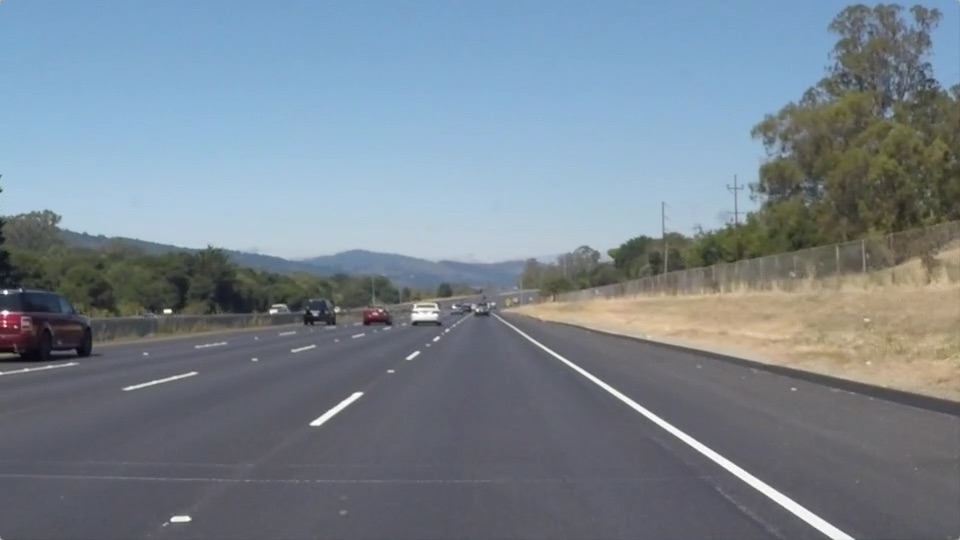
#> input picture test_images/solidWhiteRight.jpg, 960 x 540 px
$ jupyter execute --allow-errors P1.ipynb   (shell and % lines are left out)
#> lines starting #> are read from the running program, lines starting #| are printed output that depends on the picture; after the words box and inside, x2 and y2 are one past the last pixel; in counts of white or black regions, pixels touching at a corner belong together
# Self-Driving Car Engineer Nanodegree

## Project: **Finding Lane Lines on the Road**
***
In this project, you will use the tools you learned about in the lesson to identify lane lines on the road.  You can develop your pipeline on a series of individual images, and later apply the result to a video stream (really just a series of images). Check out the video clip "raw-lines-example.mp4" (also contained in this repository) to see what the output should look like after using the helper functions below.

Once you have a result that looks roughly like "raw-lines-example.mp4", you'll need to get creative and try to average and/or extrapolate the line segments you've detected to map out the full extent of the lane lines.  You can see an example of the result you're going for in the video "P1_example.mp4".  Ultimately, you would like to draw just one line for the left side of the lane, and one for the right.

In addition to implementing code, there is a brief writeup to complete. The writeup should be completed in a separate file, which can be either a markdown file or a pdf document. There is a [write up template](https://github.com/udacity/CarND-LaneLines-P1/blob/master/writeup_template.md) that can be used to guide the writing process. Completing both the code in the Ipython notebook and the writeup template will cover all of the [rubric points](https://review.udacity.com/#!/rubrics/322/view) for this project.

---
Let's have a look at our first image called 'test_images/solidWhiteRight.jpg'.  Run the 2 cells below (hit Shift-Enter or the "play" button above) to display the image.

**Note: If, at any point, you encounter frozen display windows or other confounding issues, you can always start again with a clean slate by going to the "Kernel" menu above and selecting "Restart & Clear Output".**

---

**The tools you have are color selection, region of interest selection, grayscaling, Gaussian smoothing, Canny Edge Detection and Hough Tranform line detection.  You  are also free to explore and try other techniques that were not presented in the lesson.  Your goal is piece together a pipeline to detect the line segments in the image, then average/extrapolate them and draw them onto the image for display (as below).  Once you have a working pipeline, try it out on the video stream below.**

---

<figure>

 <figcaption>
 <p></p>
 <p style="text-align: center;"> Your output should look something like this (above) after detecting line segments using the helper functions below </p>
 </figcaption>
</figure>
 <p></p>
<figure>

 <figcaption>
 <p></p>
 <p style="text-align: center;"> Your goal is to connect/average/extrapolate line segments to get output like this</p>
 </figcaption>
</figure>

**Run the cell below to import some packages.  If you get an `import error` for a package you've already installed, try changing your kernel (select the Kernel menu above --> Change Kernel).  Still have problems?  Try relaunching Jupyter Notebook from the terminal prompt.  Also, consult the forums for more troubleshooting tips.**

## Import Packages

[cell 1]
#importing some useful packages
import matplotlib.pyplot as plt
import matplotlib.image as mpimg
import numpy as np
import cv2

## Read in an Image

[cell 2]
#reading in an image
image = mpimg.imread('test_images/solidWhiteRight.jpg')
#> image is the input picture: shape (540, 960, 3); mean R, G, B 120.3, 132.6, 143.7

#printing out some stats and plotting
print('This image is:', type(image), 'with dimensions:', image.shape)
#| This image is: <class 'numpy.ndarray'> with dimensions: (540, 960, 3)
plt.imshow(image)  # if you wanted to show a single color channel image called 'gray', for example, call as plt.imshow(gray, cmap='gray')

## Ideas for Lane Detection Pipeline

**Some OpenCV functions (beyond those introduced in the lesson) that might be useful for this project are:**

`cv2.inRange()` for color selection
`cv2.fillPoly()` for regions selection
`cv2.line()` to draw lines on an image given endpoints
`cv2.addWeighted()` to coadd / overlay two images
`cv2.cvtColor()` to grayscale or change color
`cv2.imwrite()` to output images to file
`cv2.bitwise_and()` to apply a mask to an image

**Check out the OpenCV documentation to learn about these and discover even more awesome functionality!**

## Helper Functions

Below are some helper functions to help get you started. They should look familiar from the lesson!

[cell 3]
import math
from collections import deque

# declaring a fixed_length FIFO buffer used for averaging over given number of frames

n_frames =  8
buffer = deque( maxlen = n_frames )
buffer.clear()

def grayscale(img):
    """Applies the Grayscale transform
    This will return an image with only one color channel
    but NOTE: to see the returned image as grayscale
    (assuming your grayscaled image is called 'gray')
    you should call plt.imshow(gray, cmap='gray')"""
    return cv2.cvtColor(img, cv2.COLOR_RGB2GRAY)
    # Or use BGR2GRAY if you read an image with cv2.imread()
    # return cv2.cvtColor(img, cv2.COLOR_BGR2GRAY)

def canny(img, low_threshold, high_threshold):
    """Applies the Canny transform"""
    return cv2.Canny(img, low_threshold, high_threshold)

def gaussian_blur(img, kernel_size):
    """Applies a Gaussian Noise kernel"""
    return cv2.GaussianBlur(img, (kernel_size, kernel_size), 0)

def region_of_interest(img, vertices):
    """
    Applies an image mask.

    Only keeps the region of the image defined by the polygon
    formed from `vertices`. The rest of the image is set to black.
    `vertices` should be a numpy array of integer points.
    """
    #defining a blank mask to start with
    mask = np.zeros_like(img)

    #defining a 3 channel or 1 channel color to fill the mask with depending on the input image
    if len(img.shape) > 2:
        channel_count = img.shape[2]  # i.e. 3 or 4 depending on your image
        ignore_mask_color = (255,) * channel_count
    else:
        ignore_mask_color = 255

    #filling pixels inside the polygon defined by "vertices" with the fill color
    cv2.fillPoly(mask, vertices, ignore_mask_color)

    #returning the image only where mask pixels are nonzero
    masked_image = cv2.bitwise_and(img, mask)
    return masked_image

def get_x_linear(y , p) :
    """
    helper function added by me
    It accepts the y_corrdinate and coefficients of linear model and returns the x_coordinate
    inputs :
    y - y_coordinate
    p - list containing coefficients of the linear model ex: p =[m,b]
    output :
    x - x_coordinate
    """
    x = int( ( y - p[1] ) / p[0] )

    return x

def draw_lines(img, lines, color=[255, 0, 0], thickness=2):
    """
    NOTE: this is the function you might want to use as a starting point once you want to
    average/extrapolate the line segments you detect to map out the full
    extent of the lane (going from the result shown in raw-lines-example.mp4
    to that shown in P1_example.mp4).

    Think about things like separating line segments by their
    slope ((y2-y1)/(x2-x1)) to decide which segments are part of the left
    line vs. the right line.  Then, you can average the position of each of
    the lines and extrapolate to the top and bottom of the lane.

    This function draws `lines` with `color` and `thickness`.
    Lines are drawn on the image inplace (mutates the image).
    If you want to make the lines semi-transparent, think about combining
    this function with the weighted_img() function below
    """
    # Detected line segments are filtered and classified into right lane line segments and left lane line segments based on slope

    rightLines_x1 = []
    rightLines_y1 = []
    rightLines_x2 = []
    rightLines_y2 = []

    leftLines_x1 = []
    leftLines_y1 = []
    leftLines_x2 = []
    leftLines_y2 = []

    for line in lines:
        for x1,y1,x2,y2 in line:
            slope = (y2 - y1)/(x2 - x1)
            if 0.4 < slope < 5.5  :
                rightLines_x1 += [x1]
                rightLines_y1 += [y1]
                rightLines_x2 += [x2]
                rightLines_y2 += [y2]
            elif -1.7 < slope < -0.36 :
                leftLines_x1 += [x1]
                leftLines_y1 += [y1]
                leftLines_x2 += [x2]
                leftLines_y2 += [y2]

    # Averaging the endpoints of the detected right and left lane line segments

    # Right lane lines

    righ_x1s_average = np.mean(rightLines_x1)
    righ_y1s_average = np.mean(rightLines_y1)
    righ_x2s_average = np.mean(rightLines_x2)
    righ_y2s_average = np.mean(rightLines_y2)

    # Left lane lines

    left_x1s_average = np.mean(leftLines_x1)
    left_y1s_average = np.mean(leftLines_y1)
    left_x2s_average = np.mean(leftLines_x2)
    left_y2s_average = np.mean(leftLines_y2)


    # Fitting a straight line model (y = m*x +b) to  the end points of the averaged right lane line segment.

    line_right = np.polyfit([ righ_x1s_average , righ_x2s_average ] , [ righ_y1s_average , righ_y2s_average ] , 1) # line_right = [m1,b1]

    # Fitting a straight line model (y = m*x +b) to the end points of the averaged  left lane line segment.

    line_left = np.polyfit([ left_x1s_average , left_x2s_average ] , [ left_y1s_average , left_y2s_average ] , 1)  # line_left  = [m2,b2]

    # Extrapolation

    y1 = 320                  # y1 => top
    y2 = img.shape[1]         # y2 => bottom

    # Vertices are top right , bottom right , top left , bottom left  | vertices = [ (x1,y1) , (x2,y2) , (x1,y1) , (x2,y2) ]

    vertices = [ (get_x_linear(y1 , line_right ),y1) , (get_x_linear(y2 , line_right ),y2) , (get_x_linear(y1 , line_left ), y1) , (get_x_linear(y2 , line_left ), y2) ]

    # Drawing lane lines

    cv2.line(img , vertices[0] , vertices[1] , color , thickness)
    cv2.line(img , vertices[2] , vertices[3] , color , thickness)


# [89 lines left out: function draw_lines_improved, not called in this run]


'''
def draw_curves(img, lines, color=[255, 0, 0], thickness=2):
    """
    NOTE: this is the function you might want to use as a starting point once you want to
    average/extrapolate the line segments you detect to map out the full
    extent of the lane (going from the result shown in raw-lines-example.mp4
    to that shown in P1_example.mp4).

    Think about things like separating line segments by their
    slope ((y2-y1)/(x2-x1)) to decide which segments are part of the left
    line vs. the right line.  Then, you can average the position of each of
    the lines and extrapolate to the top and bottom of the lane.

    This function draws `lines` with `color` and `thickness`.
    Lines are drawn on the image inplace (mutates the image).
    If you want to make the lines semi-transparent, think about combining
    this function with the weighted_img() function below
    """
    # Detected line segments are filtered and classified into right lane line segments and left lane line segments based on slope

    rightLines_x = []             # to store x coordinates (x1,x2) for right lane line segments
    rightLines_y = []             # to store y coordinates (y1,y2) for left  lane line swgments
    leftLines_x = []              # to store x coordinates (x1,x2) for right lane line segments
    leftLines_y = []              # to store y coordinates (y1,y2) for left  lane line segments

    for line in lines:
        for x1,y1,x2,y2 in line:
            slope = (y2 - y1)/(x2 - x1)
            if 0.4 < slope < 5.5  :         # right lane line segments have poistive slope
                rightLines_x += [x1,x2]
                rightLines_y += [y1,y2]
            elif -1.7 < slope < -0.36 :     # left lane line segments have negative slope
                leftLines_x += [x1,x2]
                leftLines_y += [y1,y2]

    # Fitting a 2nd degree polynomial model ( y = a*x^2 + b*x + c ) to the end points of the right lane line segments

    line_right = np.polyfit(rightLines_x , rightLines_y , 2 )     # line_right = [a1,b1,c1]

    # Fitting a 2nd degree polynomial model ( y = a*x^2 + b*x + c ) to the end points of the left  lane line segments

    line_left =  np.polyfit(leftLines_x  , leftLines_y , 2 )      # line_left = [a2,b2,c2]

    # Keep tracking of coefficients of the polynomials of the right and left curved lines detected and fitted in each frame

    frame_info = (line_right[0],line_right[1],line_right[2],line_left[0],line_left[1],line_left[2])
    buffer.append(frame_info)       # frame_info = ( a1,b1,c1,a2,b2,c2)

    # Taking average of a1,b1,c1,a2,b2,c2 which are stored in the buffer over the last 'n_frames' frames (moving average)

    a1_mean = 0
    b1_mean = 0
    c1_mean = 0
    a2_mean = 0
    b2_mean = 0
    c2_mean = 0

    for a1,b1,c1,a2,b2,c2 in buffer :
        a1_mean = a1_mean + a1
        b1_mean = b1_mean + b1
        c1_mean = c1_mean + c1
        a2_mean = a2_mean + a2
        b2_mean = b2_mean + b2
        c2_mean = c2_mean + c2

    frames_length = len(buffer)

    a1_mean = a1_mean / frames_length
    b1_mean = b1_mean / frames_length
    c1_mean = c1_mean / frames_length
    a2_mean = a2_mean / frames_length
    b2_mean = b2_mean / frames_length
    c2_mean = c2_mean / frames_length


    # Extrapolation

    y1 =int(0.5*img.shape[0]+60)                # y1 => top
    y2 = img.shape[0]                           # y2 => bottom

    # corners are top right , bottom right , bottom left , top left
    .
    .
    .


'''


def hough_lines(img, rho, theta, threshold, min_line_len, max_line_gap):
    """
    `img` should be the output of a Canny transform.

    Returns an image with hough lines drawn.
    """
    lines = cv2.HoughLinesP(img, rho, theta, threshold, np.array([]), minLineLength=min_line_len, maxLineGap=max_line_gap)
    line_img = np.zeros((img.shape[0], img.shape[1], 3), dtype=np.uint8)
    draw_lines(line_img, lines , thickness=10)
    return line_img


# Python 3 has support for cool math symbols.

def weighted_img(img, initial_img, α=0.8, β=1., γ=0.):
    """
    `img` is the output of the hough_lines(), An image with lines drawn on it.
    Should be a blank image (all black) with lines drawn on it.

    `initial_img` should be the image before any processing.

    The result image is computed as follows:

    initial_img * α + img * β + γ
    NOTE: initial_img and img must be the same shape!
    """
    return cv2.addWeighted(initial_img, α, img, β, γ)

## Test Images

Build your pipeline to work on the images in the directory "test_images"
**You should make sure your pipeline works well on these images before you try the videos.**

[cell 4]
import os
images_path = os.listdir("test_images/")
print(images_path)
images = []
for path in images_path :
    image = mpimg.imread("test_images/"+path)
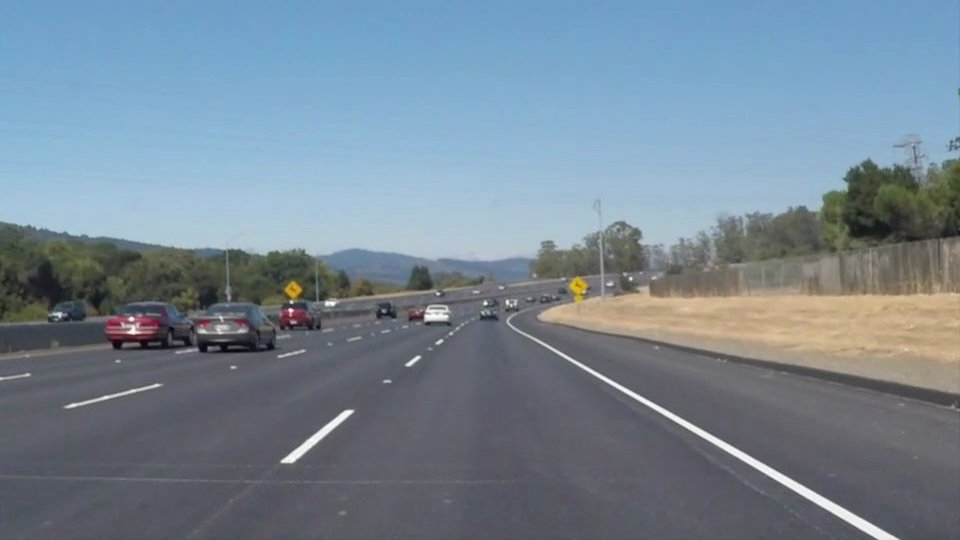
#> input picture test_images/solidWhiteCurve.jpg, 960 x 540 px
#> image is the input picture: shape (540, 960, 3); mean R, G, B 118.5, 134.5, 148.1
    images.append((image, path))

## Build a Lane Finding Pipeline

Build the pipeline and run your solution on all test_images. Make copies into the `test_images_output` directory, and you can use the images in your writeup report.

Try tuning the various parameters, especially the low and high Canny thresholds as well as the Hough lines parameters.

[cell 5]
# TODO: Build your pipeline that will draw lane lines on the test_images
# then save them to the test_images_output directory.


def lane_finding(image , show = True , save = False) :

    if show == True :
        plt.figure()
        plt.title('Original RGB image')
        plt.imshow(image)

        # Print some stats about the image
        print('image dimensions are :' + str(image.shape))
        print('image size is : ' + str(image.size) )

    # Conversion to grayscale image
    gray_img = grayscale(image)
    if show == True :
        plt.figure()
        plt.title('Grayscale image')
        plt.imshow( gray_img , cmap='gray')

    # Gaussian smoothing
    kernel_size = 5
    blurred_img = gaussian_blur( gray_img , kernel_size )
    if show == True :
        plt.figure()
        plt.title('Gaussian smoothing ')
        plt.imshow(blurred_img , cmap='gray')

    #Canny edge detection
    low_threshold = 50
    high_threshold = 150
    edges = canny( blurred_img , low_threshold , high_threshold )
    if show == True :
        plt.figure()
        plt.title('Canny edge detection')
        plt.imshow(edges , cmap='gray')

    # region of interest selection
    vertices = np.array( [[ (50,image.shape[0]) , (450,310) , (510,310) , (910,image.shape[0]) ]] , dtype = np.int32)
    masked_img = region_of_interest( edges , vertices )
    if show == True :
        plt.figure()
        plt.title('Region of interest selection')
        plt.imshow(masked_img , cmap='Greys_r')

    # Hough transform for detecting lines
    rho = 1
    theta = np.pi/180.0
    threshold = 10
    min_line_length = 10
    max_line_gap = 1
    lines_img = hough_lines( masked_img , rho ,theta , threshold , min_line_length , max_line_gap )
    if show == True :
        plt.figure()
        plt.title('Hough transform for detecting lines')
        plt.imshow(lines_img)

    # Blending the two images and show the final image
    final_img = weighted_img(lines_img , image , 0.8 , 1 , 0 )
    if show == True :
        plt.figure()
        plt.title('Final image')
        plt.imshow(final_img)

    return final_img


# Testing the lane finding function (pipeline)

for original_image , image_name in images :
    output_image = lane_finding( original_image , show = False , save = False )
    plt.figure()
    plt.subplot(211)
    plt.title(image_name)
    plt.imshow(original_image)
    plt.subplot(212)
    plt.title(image_name+'After processing')
    plt.imshow(output_image)
    cv2.imwrite('test_images_output/'+image_name , cv2.cvtColor(output_image , cv2.COLOR_RGB2BGR))
#> this loop made 3 passes
#> image_name on passes 1 to 3: 'solidWhiteCurve.jpg', 'solidWhiteRight.jpg', 'solidYellowCurve.jpg'
#> pass 1, in lane_finding, `gray_img = grayscale(image)`:
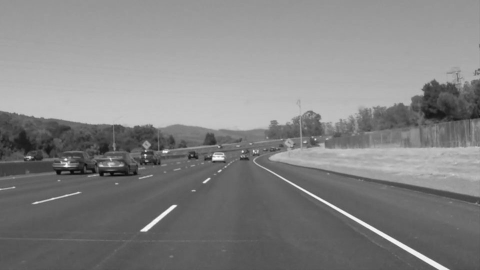
#> gray_img: shape (540, 960) (shown at 1/2 size); min 5, max 255, mean 131.2
#> pass 1, in lane_finding, `edges = canny( blurred_img , low_threshold , high_threshold )`:
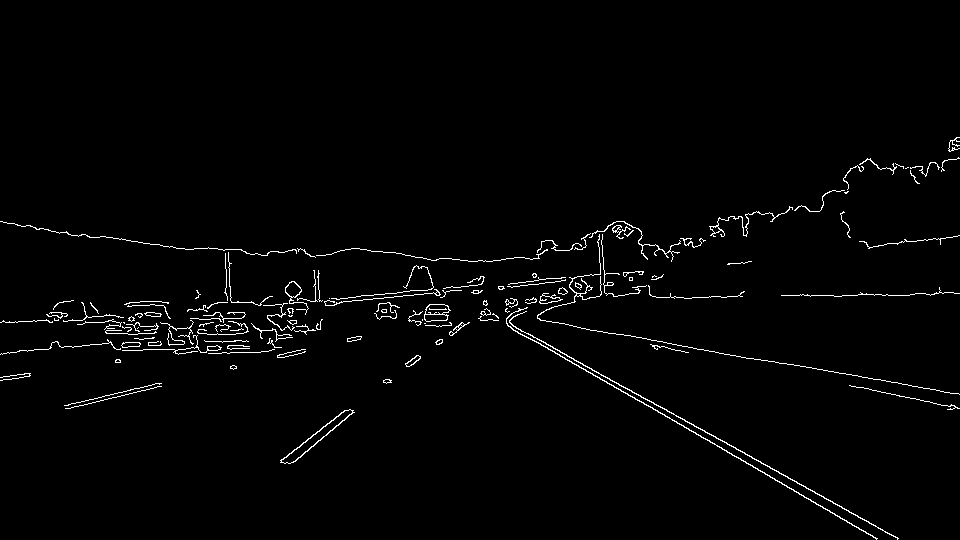
#> edges: shape (540, 960); 1.7% white in thin lines or dots, all inside (x1, y1, x2, y2) = (0, 137, 960, 540)
#> pass 1, in region_of_interest, `masked_image = cv2.bitwise_and(img, mask)`:
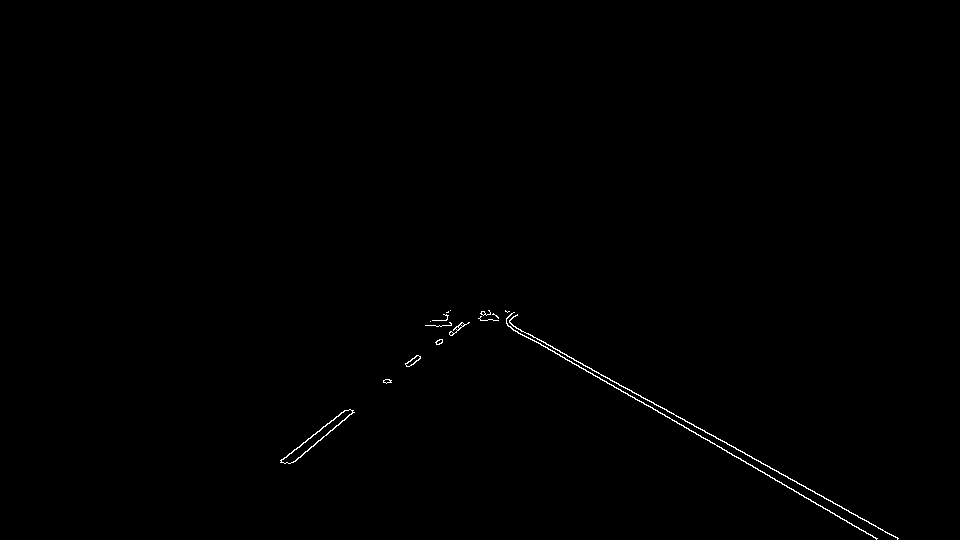
#> masked_image: shape (540, 960); 0.34% white in thin lines or dots, all inside (x1, y1, x2, y2) = (280, 310, 899, 540)
#> after the loop:
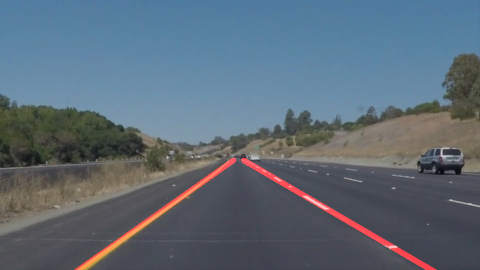
#> output_image: shape (540, 960, 3) (shown at 1/2 size); mean R, G, B 93, 106.7, 119.2
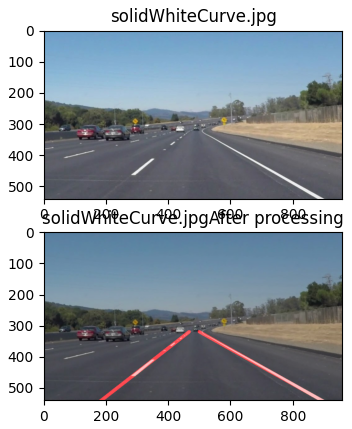
#> figure drawn by matplotlib, 2 panels
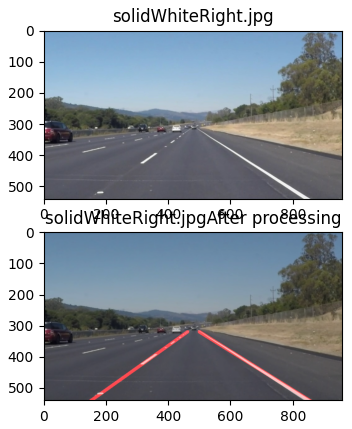
#> figure drawn by matplotlib, 2 panels
